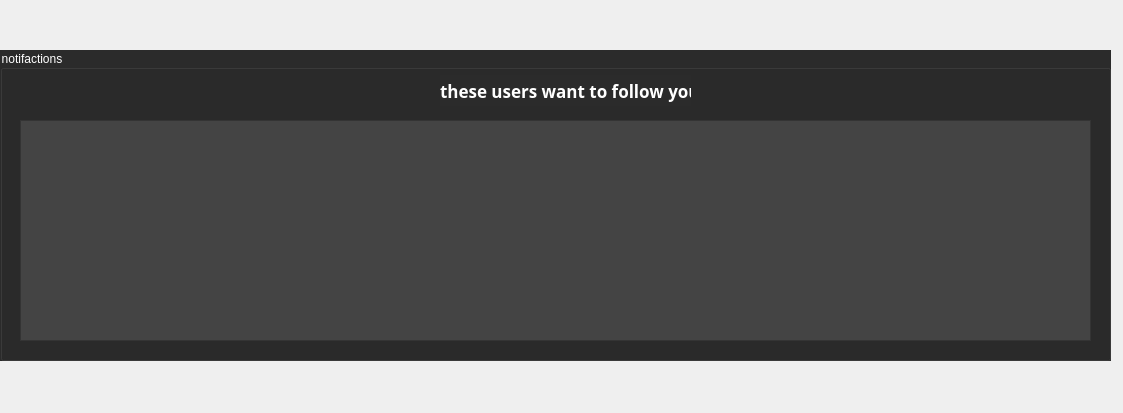
<?xml version="1.0" encoding="UTF-8"?>
<ui version="4.0">
 <class>notifactions</class>
 <widget class="QWidget" name="notifactions">
  <property name="geometry">
   <rect>
    <x>0</x>
    <y>0</y>
    <width>1123</width>
    <height>413</height>
   </rect>
  </property>
  <property name="windowTitle">
   <string>Form</string>
  </property>
  <widget class="QGroupBox" name="groupBox">
   <property name="geometry">
    <rect>
     <x>0</x>
     <y>50</y>
     <width>1111</width>
     <height>311</height>
    </rect>
   </property>
   <property name="styleSheet">
    <string notr="true">background-color: rgb(43, 43, 43);
color: rgb(255, 255, 255);</string>
   </property>
   <property name="title">
    <string>notifactions</string>
   </property>
   <widget class="QListWidget" name="listWidget_messages">
    <property name="geometry">
     <rect>
      <x>20</x>
      <y>70</y>
      <width>1071</width>
      <height>221</height>
     </rect>
    </property>
    <property name="styleSheet">
     <string notr="true">background-color: rgb(68, 68, 68);
color: rgb(205, 205, 205);</string>
    </property>
   </widget>
   <widget class="QLabel" name="label">
    <property name="geometry">
     <rect>
      <x>440</x>
      <y>25</y>
      <width>251</width>
      <height>31</height>
     </rect>
    </property>
    <property name="font">
     <font>
      <family>Dubai</family>
      <pointsize>13</pointsize>
      <weight>75</weight>
      <bold>true</bold>
     </font>
    </property>
    <property name="text">
     <string>these users want to follow you: </string>
    </property>
   </widget>
  </widget>
 </widget>
 <resources/>
 <connections/>
</ui>
